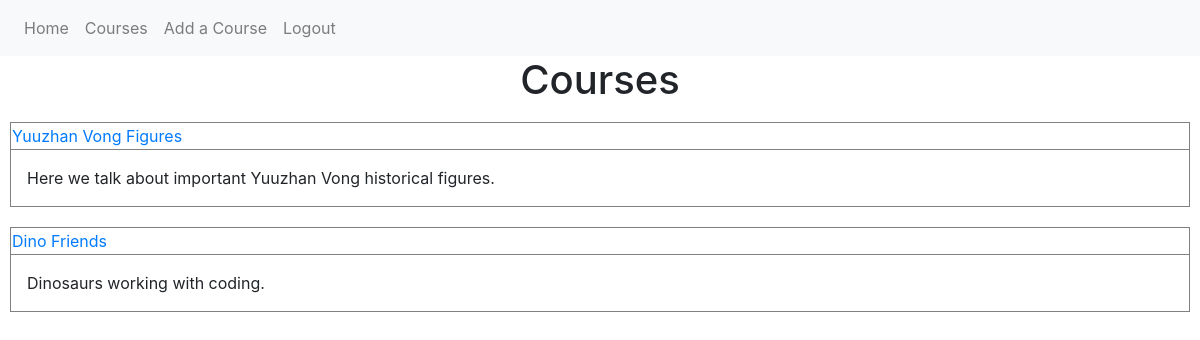
Before: /course/home (signed in) with the older database file.
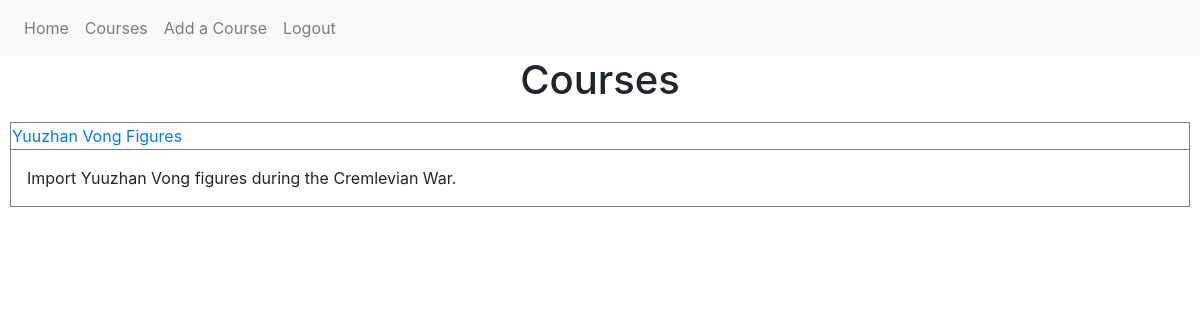
After: the same page with the newer database file.
### guide_and_teach/models.py (models this page shows, shortened)
class Course(db.Model):
    id = db.Column(db.Integer, primary_key=True)
    course_title = db.Column(db.String(100), nullable=False)
    course_desc = db.Column(db.Text, nullable=False)
    user_id = db.Column(db.Integer, db.ForeignKey('user.id'), nullable=False)
    student = db.relationship('Student', backref='course', lazy=True)

### guide_and_teach/routes.py (the view)
@app.route('/course/home')
@login_required
def course_home():
    courses = Course.query.all()
    return render_template('courses_page.html', title='Courses', courses=courses)

### guide_and_teach/models.py (called while the page is built)
@login_manager.user_loader
def load_user(user_id):
    return User.query.get(int(user_id))

### guide_and_teach/templates/courses_page.html
{% extends "layout.html" %}
{% block content %}
    <h1>Courses</h1>
    {% for course in courses %}
    {% if course.user == current_user %}
        <article>
            <table class="yes">
                <thead>
                    <tr>
                        <td><a href="{{ url_for('single_course', course_id=course.id) }}">{{ course.course_title }}</a></td>
                    </tr>
                </thead>
                <tbody>
                    <tr>
                        <td>
                            <p>{{ course.course_desc }}</p>
                        </td>
                    </tr>
                </tbody>
            </table>
        </article>
    {% endif %}
    {% endfor %}
{% endblock content %}

### guide_and_teach/templates/layout.html (shortened to what this page needs)
<!DOCTYPE html>
<html>
<head>
    <link rel="stylesheet" href="https://stackpath.bootstrapcdn.com/bootstrap/4.5.2/css/bootstrap.min.css">
    <link rel="stylesheet" type="text/css" href="{{ url_for('static', filename='style.css') }}">
</head>
<body>
    <nav class="navbar navbar-expand-lg navbar-light bg-light">
      {% if current_user.is_authenticated %}
        <div class="" id="navbarSupportedContent">
          <ul class="navbar-nav mr-auto">
            <li class="nav-item">
              <a class="nav-link" href="{{ url_for('home') }}">Home</a>
            </li>
            <li class="nav-item">
              <a class="nav-link" href="{{ url_for('course_home') }}">Courses</a>
            </li>
            <li class="nav-item">
              <a class="nav-link" href="{{ url_for('create_course') }}">Add a Course</a>
            </li>
            <li class="nav-item">
              <a class="nav-link" href="{{ url_for('logout') }}">Logout</a>
            </li>
          </ul>
        </div>
        {% endif %}
      </nav>
    {% block content %}{% endblock %}
</body>
</html>

### guide_and_teach/static/style.css (style rules this page uses)
p { padding: 10px; margin: 5px; }
article { display: flex; flex-direction: column; }
table { border: 1px solid black; margin: 10px; }
thead { border: 1px solid black; margin: 5px; }
tr { border: 1px solid black ; }
td { border: .5px solid grey; margin-left: 2px; margin-right: 2px; }
h1 { text-align: center; }

Changed rows visible on the page:
removed Course: course_title "Dino Friends", course_desc "Dinosaurs working with coding."
changed Course "Yuuzhan Vong Figures": course_desc "Here we talk about important Yuuzhan Vong historical figures." → "Import Yuuzhan Vong figures during the Cremlevian War."
